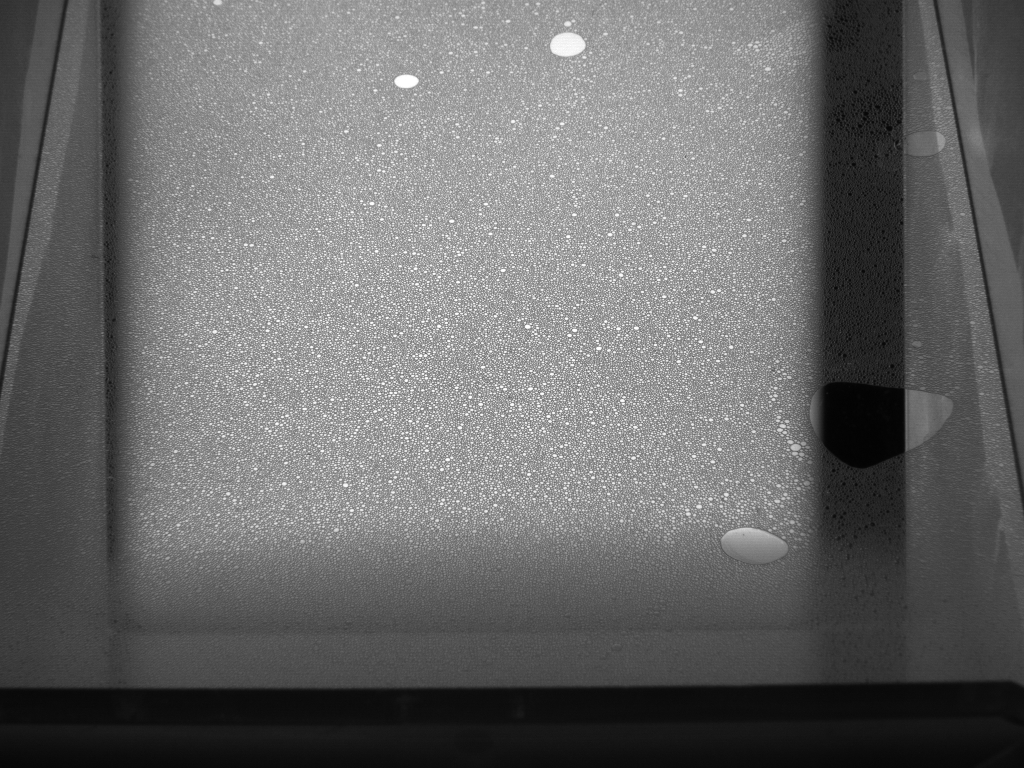
#> input picture bubble_count/input/sample-1.tif, 1024 x 768 px, found by its file name; its folder holds only this picture in this run
$ python bubble_count.py
#> lines starting #> are read from the running program, lines starting #| are printed output that depends on the picture; after the words box and inside, x2 and y2 are one past the last pixel; in counts of white or black regions, pixels touching at a corner belong together
"""
罐内气泡计数
input: 罐内图片
output: 标注罐内所有气泡的图片
"""
import cv2
import numpy as np
import os

def lep_preprocess(image, sigma_s=150, sigma_r=0.1):
    image = cv2.cvtColor(image, cv2.COLOR_BGR2GRAY)
    image = np.float32(image) / 255.0

    ## 距离转换滤波器
    base_layer = cv2.ximgproc.dtFilter(image, image, sigma_s, sigma_r)
    detail_layer = image - base_layer
    base_layer = np.uint8(base_layer * 255)


    detail_layer = cv2.normalize(detail_layer, None, alpha=0, beta=255, norm_type=cv2.NORM_MINMAX)
    detail_layer = np.uint8(detail_layer)


    return base_layer, detail_layer

def clahe_preprocess(image):
    image = cv2.cvtColor(image, cv2.COLOR_BGR2YCrCb)
    image_y = image[:, :, 0]

    clahe = cv2.createCLAHE(clipLimit=2.0, tileGridSize=(8,8))
    clahe_image = clahe.apply(image_y)
    return clahe_image

def usm(img, w=0.3):
    img = cv2.cvtColor(img, cv2.COLOR_BGR2GRAY)
    # 自动确定高斯核的大小，标准差为5，越大越模糊
    blur_img = cv2.GaussianBlur(img, (0, 0), 5)
    a = 1 / (1 - w)
    b = -w / (1 - w)
    usm_out = cv2.addWeighted(img, a, blur_img, b, 0)
    return usm_out

input_path = r"F:\fh\bubble_count\input/"
output_path = r"F:\fh\bubble_count\contrast/"
file_list = os.listdir(input_path)

for file in file_list:
    img = cv2.imread(input_path + file)
#> img is the input picture: shape (768, 1024, 3); min 2, max 255, mean 105.1
    img = img[10:530, 150:800, :]
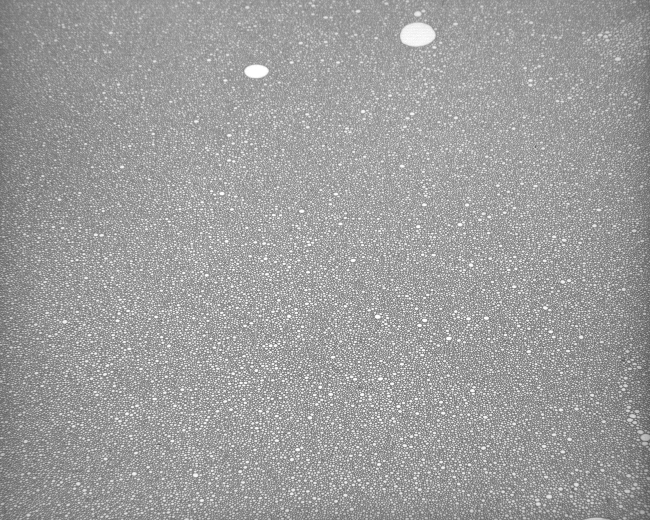
#> img: shape (520, 650, 3); min 83, max 255, mean 156.9
    img_copy, img_poly = img.copy(), img.copy()
    cv2.imwrite(output_path + file.split(".")[0] + ".jpg", img)

    gray = usm(img)
#> in usm, `blur_img = cv2.GaussianBlur(img, (0, 0), 5)`:
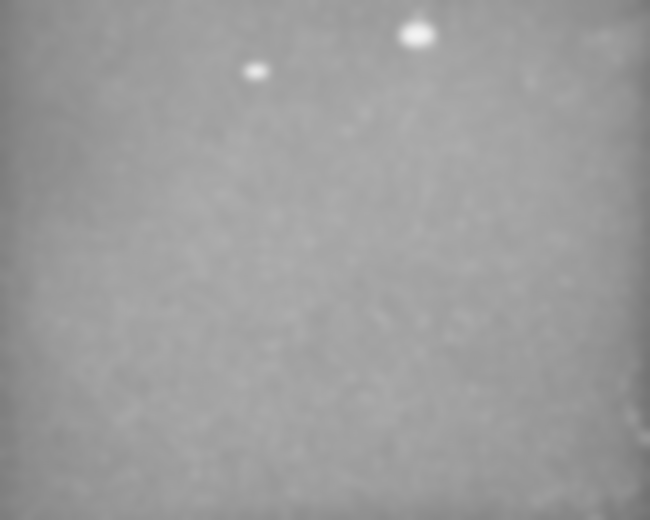
#> blur_img: shape (520, 650); min 114, max 243, mean 156.9
    ret, thresh = cv2.threshold(gray, 0, 255, cv2.THRESH_BINARY+cv2.THRESH_OTSU)
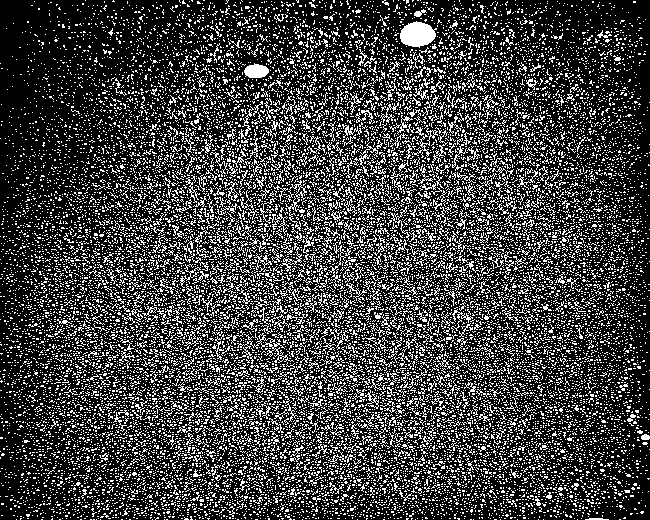
#> thresh: shape (520, 650); 24.7% white in thin lines or dots
#> ret = 173

    cv2.imwrite(output_path + file.split(".")[0] + "_thresh.jpg", thresh)

    contours, hierarchy = cv2.findContours(thresh, cv2.RETR_LIST, cv2.CHAIN_APPROX_SIMPLE)
#> contours = 19763 contours, 19672 with area under 20; largest, box (x1, y1, x2, y2) and area: (400, 21, 437, 48) 656, (244, 63, 269, 78) 248, (237, 333, 294, 363) 170, (285, 180, 307, 231) 114, (279, 242, 302, 272) 82

    for contour in contours:

        cv2.drawContours(img_poly, [contour], -1, (0, 255, 0), -1)
        cv2.drawContours(img_copy, [contour], -1, (0, 255, 0), 1)
#> this loop made 19763 passes
#> contour on passes 1 to 3: [[619, 519], [620, 519]], [[577, 519]], [[563, 519]]
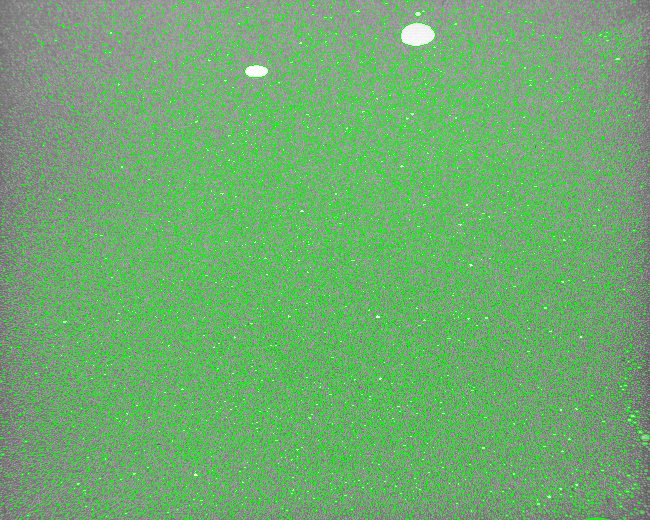
#> img_copy: shape (520, 650, 3); mean B, G, R 111, 172, 111
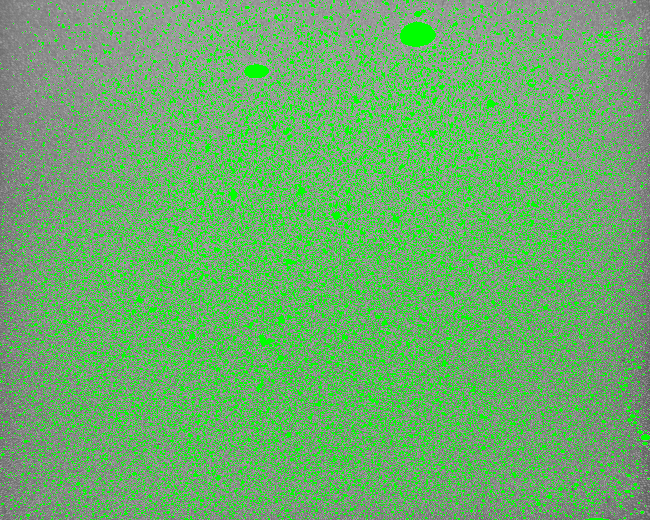
#> img_poly: shape (520, 650, 3); mean B, G, R 108.6, 172.6, 108.6


    cv2.imwrite(output_path + file.split(".")[0] + f"_detect_{len(contours)}.jpg", img_copy)
    cv2.imwrite(output_path + file.split(".")[0] + f"_fill_{len(contours)}.jpg", img_poly)

    # cv2.waitKey(0)

$ run again, on bubble_count/input/sample-3.tif
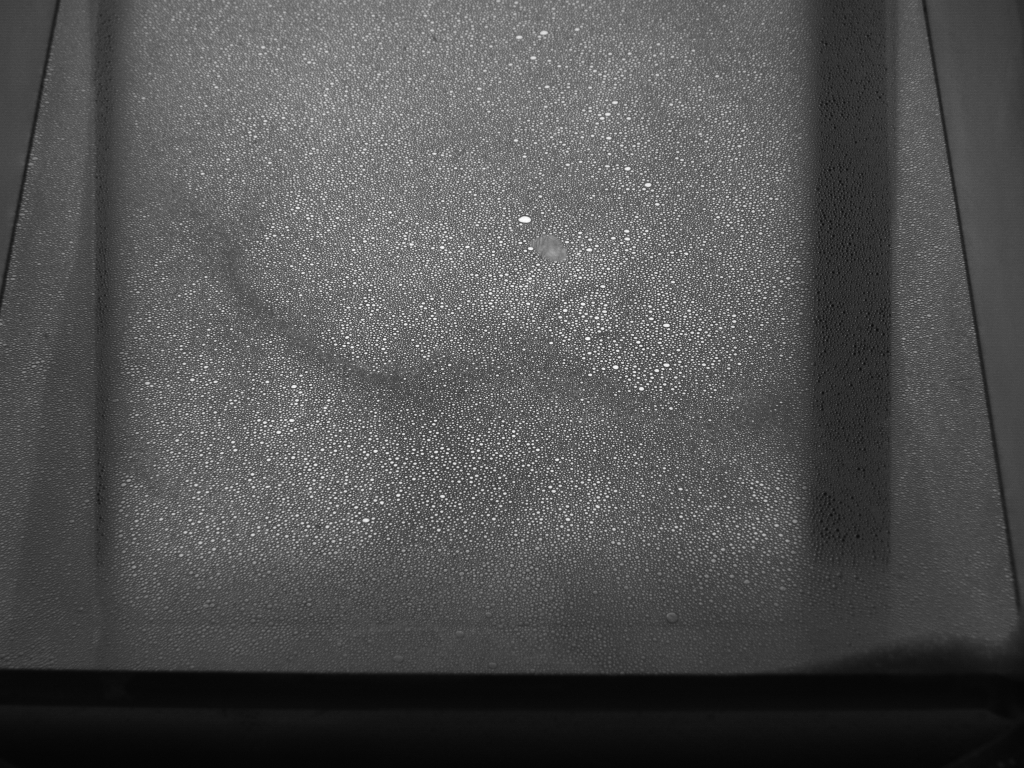
#> input picture bubble_count/input/sample-3.tif, 1024 x 768 px, found by its file name
#> img is the input picture: shape (768, 1024, 3); min 3, max 255, mean 80.2
#> `ret, thresh = cv2.threshold(gray, 0, 255, cv2.THRESH_BINARY+cv2.THRESH..`:
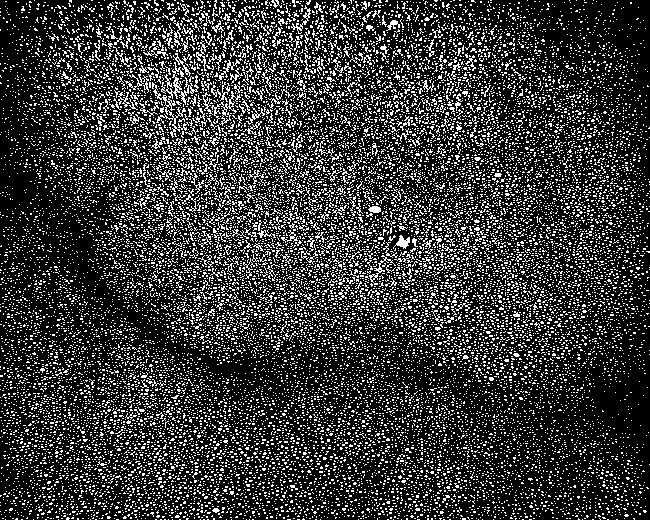
#> thresh: shape (520, 650); 21.3% white in thin lines or dots
#> ret = 133
#> contours = 21934 contours, 21890 with area under 20; largest, box (x1, y1, x2, y2) and area: (152, 62, 186, 138) 285, (211, 91, 241, 126) 103, (393, 235, 410, 249) 90, (179, 75, 199, 105) 76, (369, 255, 396, 285) 68
#> the loop `for contour in contours: ` made 21934 passes
#> contour on passes 1 to 3: [[616, 519], [617, 519]], [[607, 519], [608, 519]], [[592, 519], [593, 519]]
#> after the loop `for contour in contours:`:
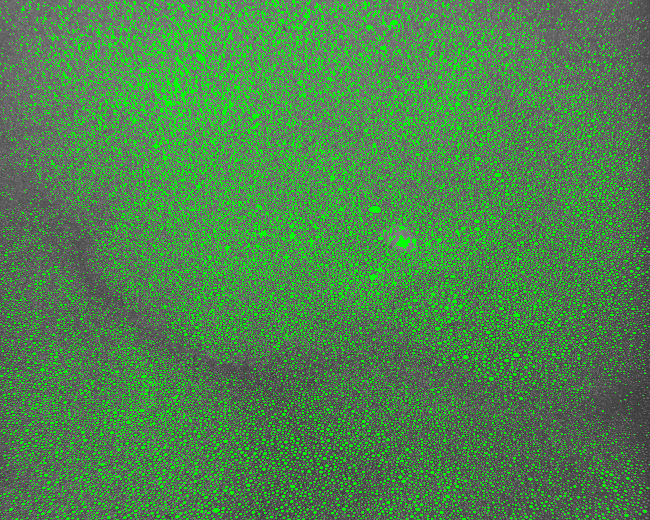
#> img_poly: shape (520, 650, 3); mean B, G, R 76.9, 131.5, 76.9
